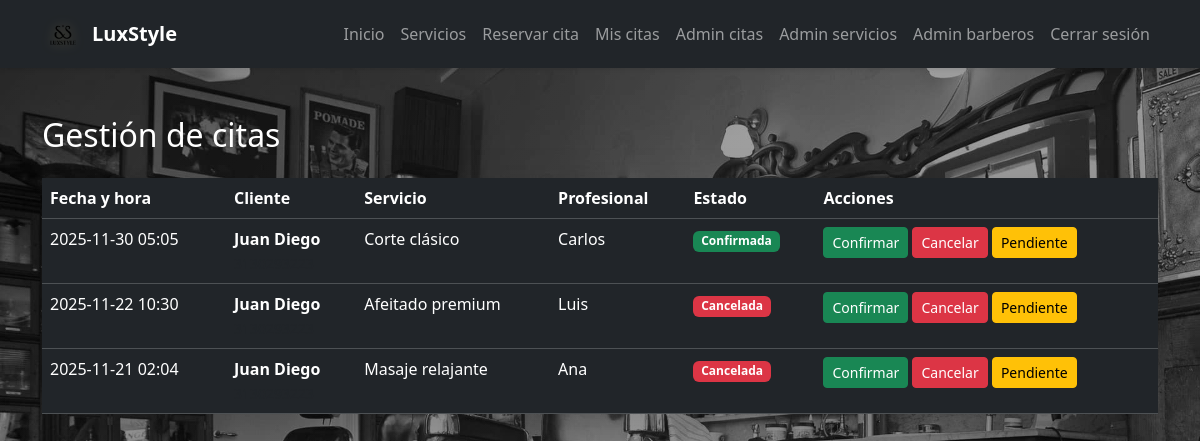
The app's page /admin/appointments (signed in) with its own data.
### app.py (models this page shows)
class Appointment(db.Model):
    __tablename__ = "appointments"
    id = db.Column(db.Integer, primary_key=True)
    appointment_datetime = db.Column(db.DateTime, nullable=False)
    status = db.Column(db.String(20), default="pendiente")
    notes = db.Column(db.String(255))
    client_id = db.Column(db.Integer, db.ForeignKey("clients.id"), nullable=False)
    service_id = db.Column(db.Integer, db.ForeignKey("services.id"), nullable=False)
    barber_id = db.Column(db.Integer, db.ForeignKey("barbers.id"), nullable=False)
    client = db.relationship("Client", back_populates="appointments")
    service = db.relationship("Service", back_populates="appointments")
    barber = db.relationship("Barber", back_populates="appointments")

class Client(db.Model):
    __tablename__ = "clients"
    id = db.Column(db.Integer, primary_key=True)
    user_id = db.Column(db.Integer, db.ForeignKey("users.id"), nullable=False)
    full_name = db.Column(db.String(120), nullable=False)
    phone = db.Column(db.String(50), nullable=False)
    email = db.Column(db.String(120))
    appointments = db.relationship("Appointment", back_populates="client")

class Service(db.Model):
    __tablename__ = "services"
    id = db.Column(db.Integer, primary_key=True)
    name = db.Column(db.String(120), nullable=False)
    description = db.Column(db.String(255))
    duration_minutes = db.Column(db.Integer, nullable=False)
    price = db.Column(db.Float, nullable=False)
    is_active = db.Column(db.Boolean, default=True)
    appointments = db.relationship("Appointment", back_populates="service")

class Barber(db.Model):
    __tablename__ = "barbers"
    id = db.Column(db.Integer, primary_key=True)
    name = db.Column(db.String(120), nullable=False)
    specialty = db.Column(db.String(120))
    is_active = db.Column(db.Boolean, default=True)
    appointments = db.relationship("Appointment", back_populates="barber")

### app.py (the view)
@app.route("/admin/appointments")
def admin_appointments():
    if session.get("role") != "admin":
        flash("No tienes permiso para acceder aquí.", "danger")
        return redirect(url_for("index"))
    appointments = Appointment.query.order_by(
        Appointment.appointment_datetime.desc()
    ).all()
    return render_template("admin_appointments.html", appointments=appointments)

### templates/admin_appointments.html (shortened to what this page needs)
{% extends "base.html" %}
{% block content %}
<h2 class="mb-4 text-white" data-aos="fade-down">Gestión de citas</h2>
<table class="table table-dark table-hover rounded shadow-lg" data-aos="fade-up">
    <thead>
        <tr>
            <th>Fecha y hora</th>
            <th>Cliente</th>
            <th>Servicio</th>
            <th>Profesional</th>
            <th>Estado</th>
            <th>Acciones</th>
        </tr>
    </thead>
    <tbody>
        {% for a in appointments %}
        <tr>
            <td>{{ a.appointment_datetime.strftime('%Y-%m-%d %H:%M') }}</td>
            <td>
                <strong>{{ a.client.full_name }}</strong><br>
                <small class="text-muted">{{ a.client.phone }}</small>
            </td>
            <td>{{ a.service.name }}</td>
            <td>{{ a.barber.name }}</td>
            <td>
                {% if a.status == "pendiente" %}
                <span class="badge bg-warning text-dark">Pendiente</span>
                {% elif a.status == "confirmada" %}
                <span class="badge bg-success">Confirmada</span>
                {% elif a.status == "cancelada" %}
                <span class="badge bg-danger">Cancelada</span>
                {% else %}
                <span class="badge bg-secondary">{{ a.status }}</span>
                {% endif %}
            </td>
            <td>
                <a href="{{ url_for('update_appointment_status', appointment_id=a.id, new_status='confirmada') }}"
                    class="btn btn-sm btn-success mb-1 btn-confirm" data-message="¿Confirmar esta cita?">
                    Confirmar
                </a>
                <a href="{{ url_for('update_appointment_status', appointment_id=a.id, new_status='cancelada') }}"
                    class="btn btn-sm btn-danger mb-1 btn-confirm" data-message="¿Cancelar esta cita?">
                    Cancelar
                </a>
                <a href="{{ url_for('update_appointment_status', appointment_id=a.id, new_status='pendiente') }}"
                    class="btn btn-sm btn-warning mb-1 btn-confirm" data-message="¿Marcar esta cita como pendiente?">
                    Pendiente
                </a>
            </td>
        </tr>
        {% endfor %}
    </tbody>
</table>
{% endblock %}

### templates/base.html (shortened to what this page needs)
<!DOCTYPE html>
<html lang="es">
<head>
  <link href="https://cdn.jsdelivr.net/npm/bootstrap@5.3.2/dist/css/bootstrap.min.css" rel="stylesheet">
  <link href="https://unpkg.com/aos@2.3.1/dist/aos.css" rel="stylesheet">
  <link rel="stylesheet" href="{{ url_for('static', filename='css/styles.css') }}">
</head>
<body>
  <nav class="navbar navbar-expand-lg navbar-dark bg-dark shadow-sm">
    <div class="container">
      <a class="navbar-brand fw-bold d-flex align-items-center gap-2" href="{{ url_for('index') }}">
        <img src="{{ url_for('static', filename='img/logo.png') }}" class="lux-logo" alt="LuxStyle Logo">
        <span>LuxStyle</span>
      </a>
      <div class="collapse navbar-collapse" id="navbarNav">
        <ul class="navbar-nav ms-auto">
          <li class="nav-item"><a class="nav-link" href="{{ url_for('index') }}">Inicio</a></li>
          <li class="nav-item"><a class="nav-link" href="{{ url_for('list_services') }}">Servicios</a></li>
          {% if session.get("user_id") %}
          <li class="nav-item">
            <a class="nav-link" href="{{ url_for('book_appointment') }}">Reservar cita</a>
          </li>
          <li class="nav-item">
            <a class="nav-link" href="{{ url_for('user_appointments') }}">Mis citas</a>
          </li>
          {% if session.get("role") == "admin" %}
          <li class="nav-item"><a class="nav-link" href="{{ url_for('admin_appointments') }}">Admin citas</a></li>
          <li class="nav-item"><a class="nav-link" href="{{ url_for('admin_services') }}">Admin servicios</a></li>
          <li class="nav-item"><a class="nav-link" href="{{ url_for('admin_barbers') }}">Admin barberos</a></li>
          {% endif %}
          <li class="nav-item">
            <a class="nav-link" href="{{ url_for('logout') }}" id="logout-link">Cerrar sesión</a>
          </li>
          {% else %}
          <li class="nav-item"><a class="nav-link" href="{{ url_for('login') }}">Iniciar sesión</a></li>
          <li class="nav-item"><a class="nav-link" href="{{ url_for('register') }}">Registrarse</a></li>
          {% endif %}
        </ul>
      </div>
    </div>
  </nav>
  <div class="container my-5">
    {% block content %}{% endblock %}
  </div>
</body>
</html>

### static/css/styles.css (style rules this page uses)
body { font-family: system-ui, -apple-system, "Segoe UI", sans-serif; color: #f2f2f2; background-image: url("../img/fondo.jpg"); background-position: center top; background-repeat: no-repeat; background-size: cover; background-attachment: fixed; background-color: #000; position: relative; }
body::before { content: ""; position: fixed; top: 0; left: 0; width: 100%; height: 100%; background: rgba(0,0,0,0.40); z-index: -2; }
body::after { content: ""; position: fixed; top: 0; left: 0; width: 100%; height: 100%; pointer-events: none; background: linear-gradient( 120deg, transparent 0%, rgba(255,255,255,0.08) 50%, transparent 100% ); animation: shineMove 6s ease-in-out infinite; z-index: -1; }
.container { position: relative; z-index: 10; }
.navbar { background: rgba(0,0,0,0.8); backdrop-filter: blur(6px); }
.lux-logo { height: 42px; width: auto; filter: drop-shadow(0 0 6px rgba(255, 215, 110, 0.3)); animation: glow 4s ease-in-out infinite; transition: transform 0.3s ease; }

### records on screen
Appointment: appointment_datetime "2025-11-30 05:05", client.full_name "Juan Diego", service.name "Corte clásico", barber.name "Carlos", status "Confirmada"
Appointment: appointment_datetime "2025-11-22 10:30", client.full_name "Juan Diego", service.name "Afeitado premium", barber.name "Luis", status "Cancelada"
Appointment: appointment_datetime "2025-11-21 02:04", client.full_name "Juan Diego", service.name "Masaje relajante", barber.name "Ana", status "Cancelada"
